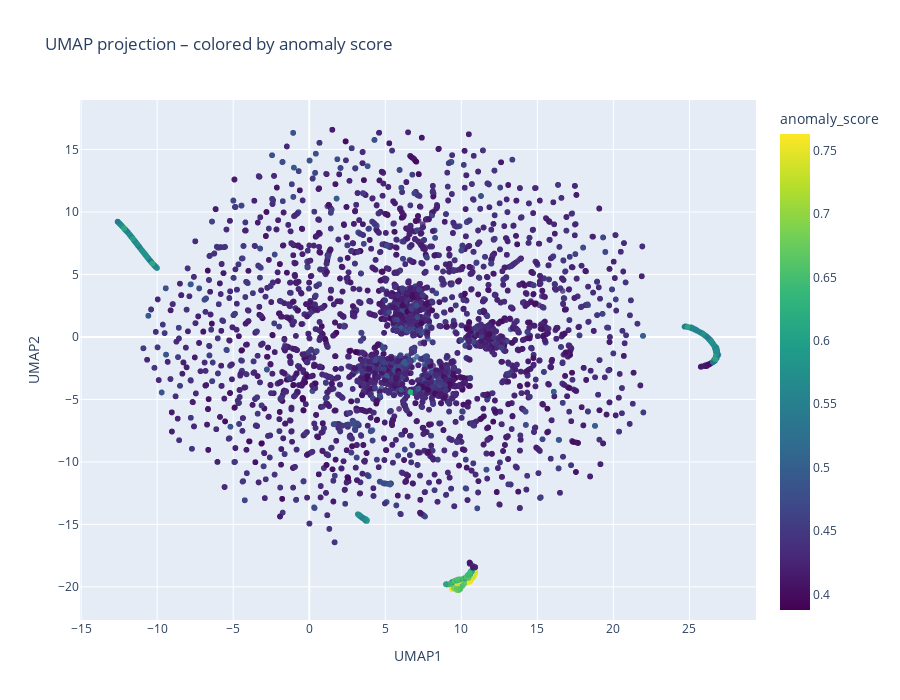

The code cell stored with this chart in its notebook:
### Code cell
import umap
import plotly.express as px

# -----------------------------
# UMAP embedding
# -----------------------------
umap_pipeline = Pipeline([
    ('scaler',RobustScaler()),
    ('umap',
        umap.UMAP(
        n_neighbors=30,
        min_dist=0.1,
        n_components=2,
        random_state=42
    ))
])

X_umap = umap_pipeline.fit_transform(X)

# Crear un DataFrame para la visualización
df_plot = pd.DataFrame({
    'UMAP1': X_umap[:, 0],
    'UMAP2': X_umap[:, 1],
    'anomaly_score': df['anomaly_score']
})

# Opcional: incluir más columnas originales para mostrar en el hover
# Por ejemplo, si quieres mostrar las primeras 5 características:
feature_cols = list(df.columns[:5])
# Asegurar que 'is_attack' esté incluido
feature_cols.append('is_attack')

df_plot = pd.concat([df_plot, df[feature_cols].reset_index(drop=True)], axis=1)

# Crear gráfico interactivo
fig = px.scatter(
    df_plot,
    x='UMAP1',
    y='UMAP2',
    color='anomaly_score',
    color_continuous_scale='viridis',
    hover_data=feature_cols,  # ¡esto muestra los valores al pasar el ratón!
    title="UMAP projection – colored by anomaly score",
    width=900,
    height=700
)

fig.update_traces(marker=dict(size=6, opacity=0.8))
fig.show()

### Figure 1 — Plotly figure (JSON) as saved in the notebook; plotly's stock layout.template omitted (floating-point values rounded to 4 significant figures; data arrays with more than 128 entries replaced by an {"elided": "..."} marker saying what was removed)
{"data": [{"customdata": {"elided": "24005x6 float values"}, "hovertemplate": "UMAP1=%{x}<br>UMAP2=%{y}<br>n_connections=%{customdata[0]}<br>id.orig_p_mean=%{customdata[1]}<br>id.orig_p_std=%{customdata[2]}<br>id.orig_p_max=%{customdata[3]}<br>id.resp_p_std=%{customdata[4]}<br>is_attack=%{customdata[5]}<br>anomaly_score=%{marker.color}<extra></extra>", "legendgroup": "", "marker": {"color": {"elided": "24005 float values"}, "coloraxis": "coloraxis", "opacity": 0.8, "size": 6, "symbol": "circle"}, "mode": "markers", "name": "", "showlegend": false, "type": "scattergl", "x": {"elided": "24005 float values"}, "xaxis": "x", "y": {"elided": "24005 float values"}, "yaxis": "y"}], "layout": {"coloraxis": {"colorbar": {"title": {"text": "anomaly_score"}}, "colorscale": [[0, "#440154"], [0.1111, "#482878"], [0.2222, "#3e4989"], [0.3333, "#31688e"], [0.4444, "#26828e"], [0.5556, "#1f9e89"], [0.6667, "#35b779"], [0.7778, "#6ece58"], [0.8889, "#b5de2b"], [1, "#fde725"]]}, "height": 700, "legend": {"tracegroupgap": 0}, "title": {"text": "UMAP projection – colored by anomaly score"}, "width": 900, "xaxis": {"anchor": "y", "domain": [0, 1], "title": {"text": "UMAP1"}}, "yaxis": {"anchor": "x", "domain": [0, 1], "title": {"text": "UMAP2"}}}}
